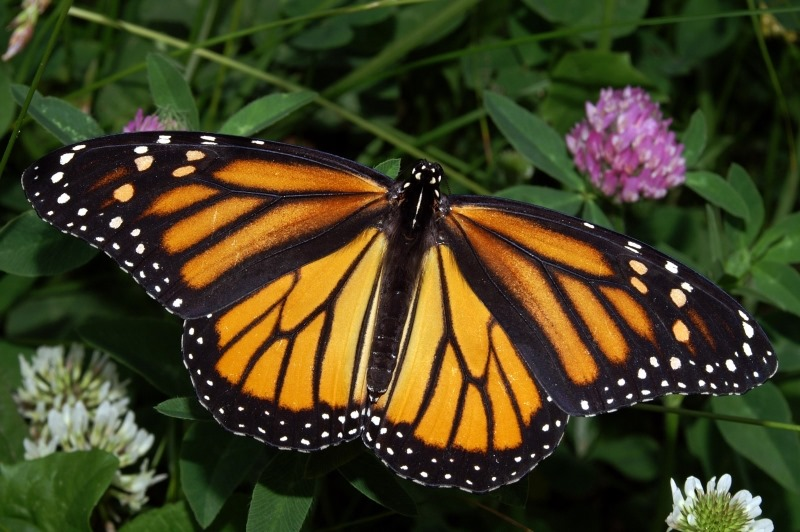
#> input picture 5_Img_Transformation/sample_monarch_in_may.jpg, 800 x 532 px, found by its file name
$ python 2_rotate_img.py
#> lines starting #> are read from the running program, lines starting #| are printed output that depends on the picture
import cv2

# Load an image
image = cv2.imread('5_Img_Transformation/sample_monarch_in_may.jpg')
#> image is the input picture: shape (532, 800, 3); mean B, G, R 33, 63.4, 66.8

# Get the image dimensions
(h, w) = image.shape[:2]
#> h = 532; w = 800

# Define the center of the image
center = (w // 2, h // 2)
#> center = (400, 266)

# Define the rotation matrix
angle = 90  # Rotation angle in degrees
scale = 1.0  # Scale factor
rotation_matrix = cv2.getRotationMatrix2D(center, angle, scale)

# Rotate the image
rotated_image = cv2.warpAffine(image, rotation_matrix, (w, h))
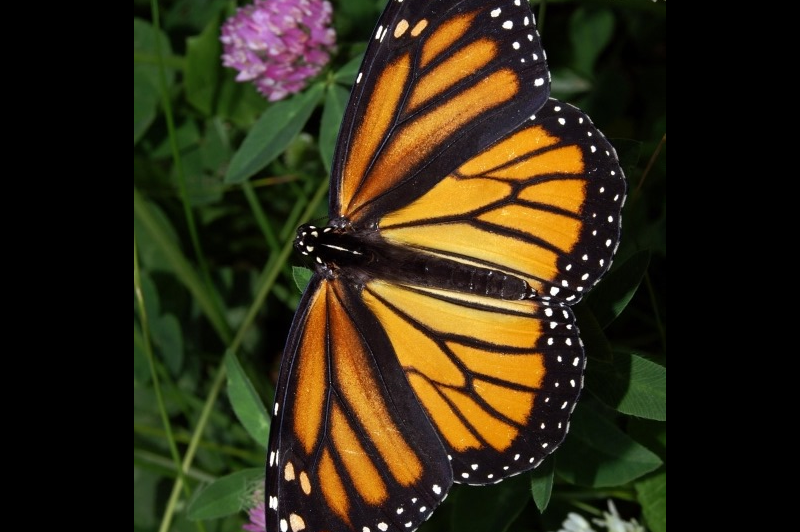
#> rotated_image: shape (532, 800, 3); mean B, G, R 20.9, 42.3, 50.4

# Display the rotated image
cv2.imshow('Rotated Image', rotated_image)
cv2.waitKey(0)
cv2.destroyAllWindows()
